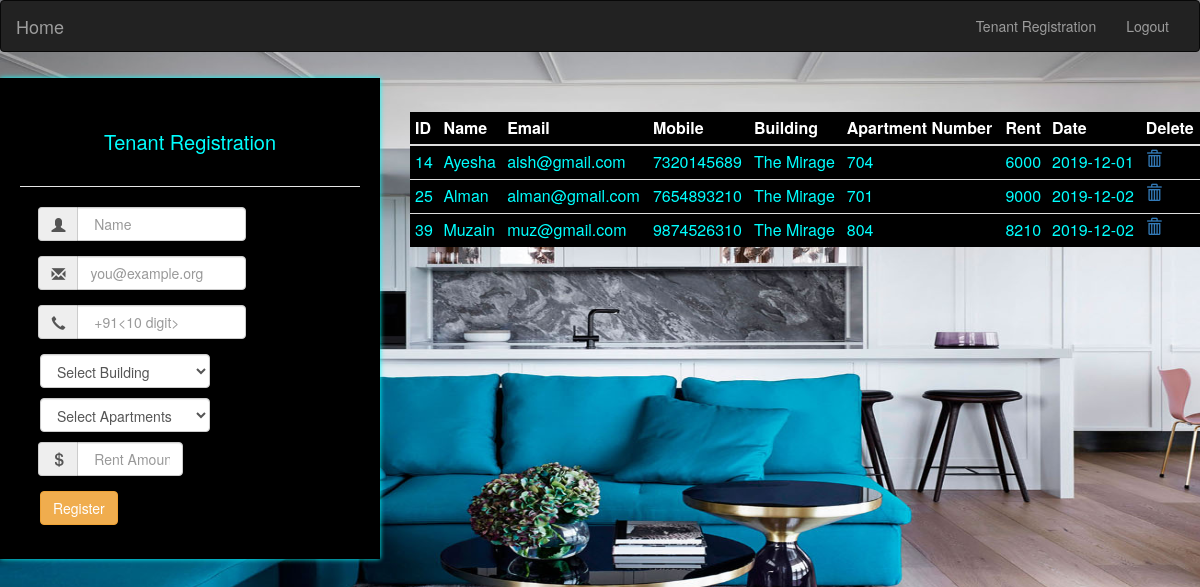
Screenshot of /tenantReg.php (signed in) with the database file from the repository.
### tables this page shows
CREATE TABLE `tenant` (
  `id` int(11) NOT NULL,
  `tname` varchar(50) NOT NULL,
  `email` varchar(50) NOT NULL,
  `password` varchar(20) NOT NULL,
  `mobile` bigint(10) NOT NULL,
  `building` varchar(50) NOT NULL,
  `apartment` varchar(10) NOT NULL,
  `rent` int(11) NOT NULL,
  `date` date NOT NULL,
  `oid` varchar(10) NOT NULL
);

CREATE TABLE `building` (
  `id` int(11) NOT NULL,
  `Name` varchar(200) NOT NULL,
  `Address` varchar(500) NOT NULL,
  `Developer` varchar(200) NOT NULL
);

CREATE TABLE `apartment` (
  `id` int(11) NOT NULL,
  `bid` int(11) NOT NULL,
  `apartmentNum` bigint(20) NOT NULL,
  `description` varchar(200) NOT NULL
);

### ovalidate.php (called while the page is built, shortened)
<?php
$oid= $_SESSION['oid'];

### tenantReg.php (the view, shortened to what this page needs)
<?php
include 'ovalidate.php';
?>
<html>
    <head>
  <link rel="stylesheet" href="https://maxcdn.bootstrapcdn.com/bootstrap/3.3.7/css/bootstrap.min.css">
</head>
<body style="background-image:url('img/contact.jpg');background-size:1380px 660px;">
</head>
    <body>
        <?php
        include 'onav.php';
        ?>
       <div class="row">
         <div class="col-md-4">
        <div style=" margin-top: 1.5%;background:black;color:white; box-shadow: 0px 0px 5px cyan;padding:20px">
        <div style='text-align: center;padding:30px;color:cyan;font-size:20px;text-decoration:blink;     border-radius: 25% 25% 0% 0%'>Tenant Registration</div>
            <legend></legend>
                <form class="form-horizontal" action="tenantReg.php" method="post">
             <div class="form-group" style="margin-top: 5px;margin-left:1%">
  <div class="col-md-4 inputGroupContainer">
  <div class="input-group">
  <span class="input-group-addon"><i class="glyphicon glyphicon-user"></i></span>
 <input style="width: 350%" name="name" placeholder=" Name" required="" class="form-control"  type="text" value="" >
    </div>
  </div>
</div>
            <div class="form-group" style="margin-left: 1%">
  <div class="col-md-4 inputGroupContainer">
  <div class="input-group">
  <span class="input-group-addon"><i class="glyphicon glyphicon-envelope"></i></span>
  <input  name="email" style="width: 350%" placeholder="you@example.org" required="" class="form-control"  type="text" value="" >
    </div>
  </div>
</div>
            <div class="form-group" style="margin-left: 1%">
  <div class="col-md-4 inputGroupContainer">
  <div class="input-group">
  <span class="input-group-addon"><i class="glyphicon glyphicon-earphone"></i></span>
  <input  name="mobile" style="width: 350%" placeholder=" +91<10 digit>" required="" class="form-control"  type="text" value="" >
</div>
  </div>
</div>
           <select class="form-control" style="display:inline; width: 50%;margin-bottom:10px;margin-left: 20px "  name="building" id="building">
                 <option>Select Building</option>
      </select>
                         <select class="form-control" style="display:inline;  width: 50%;margin-bottom: 10px;margin-left: 20px"  name="apartment" id="apartment">
                 <option>Select Apartments</option>
  </select>
   <div class="form-group" style="margin-left:1%;">
  <div class="col-md-4 inputGroupContainer">
  <div class="input-group">
  <span class="input-group-addon"><i class="glyphicon glyphicon-usd"></i></span>
  <input  name="rent" style="width:220%" placeholder=" Rent Amount" required="" class="form-control"  type="text" value="" >
    </div>
  </div>
</div>
 <button type='submit' class="btn btn-warning" style="margin-left: 20px"name="submit" value="submit" >Register</button>
          </div></div>
               <div class="col-md-8">
                <div>
        <table class="table table-hover table-condensed" style="margin-top: 5% ;background:black;color:cyan">
            <thead style="background:black;color:white">
             <th>ID</th>
        <th>Name</th>
        <th>Email</th>
        <th>Mobile</th>
        <th>Building</th>
        <th>Apartment Number</th>
        <th>Rent</th>
        <th>Date</th>
          <th>Delete</th>
            </thead>
            <tbody>
                <?php
         include 'conn.php';
         $sql = "select t.id,t.tname,t.email,t.mobile,b.name,a.apartmentNum,t.rent,t.date
         from tenant t,building b,apartment a
          where oid = $oid
          and t.building=b.id
          and t.apartment=a.id";
         if ($result = $conn->query($sql)) {
    while ($row = $result->fetch_assoc()) {
        ?>
            <tr>
                <td><?php echo $row['id']?></td>
                <td><?php echo $row['tname']?></td>
                <td><?php echo $row['email']?></td>
                <td><?php echo $row['mobile']?></td>
                 <td><?php echo $row['name']?></td>
                 <td><?php echo $row['apartmentNum']?></td>
                 <td><?php echo $row['rent']?></td>
                 <td><?php echo $row['date']?></td>
                <td><a href="deletetenant.php?id=<?php echo $row['id'];?>"><span class="glyphicon glyphicon-trash"></i></a></td>
           </tr>
                <?php
                }
                }
                ?>
            </tbody>
        </table>
                    </div>
                </div>
    </body>

### rows the page displays
tenant: id "14", tname "Ayesha", email "aish@gmail.com", mobile "7320145689", building.Name "The Mirage", apartment.apartmentNum "704", rent "6000", date "2019-12-01"
tenant: id "25", tname "Alman", email "alman@gmail.com", mobile "7654893210", building.Name "The Mirage", apartment.apartmentNum "701", rent "9000", date "2019-12-02"
tenant: id "39", tname "Muzain", email "muz@gmail.com", mobile "9874526310", building.Name "The Mirage", apartment.apartmentNum "804", rent "8210", date "2019-12-02"
